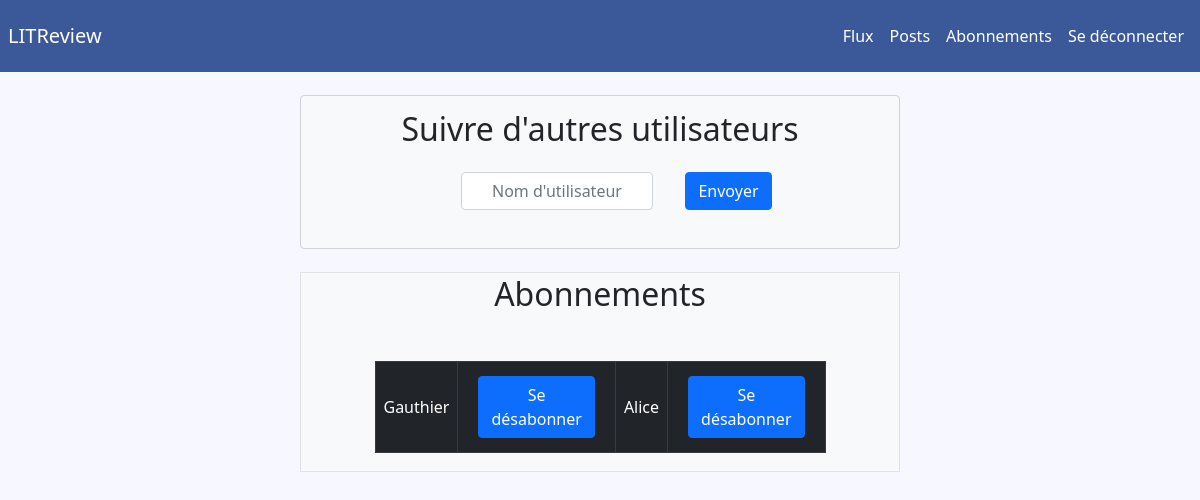
Before: /followers/ (signed in) with the older database file.
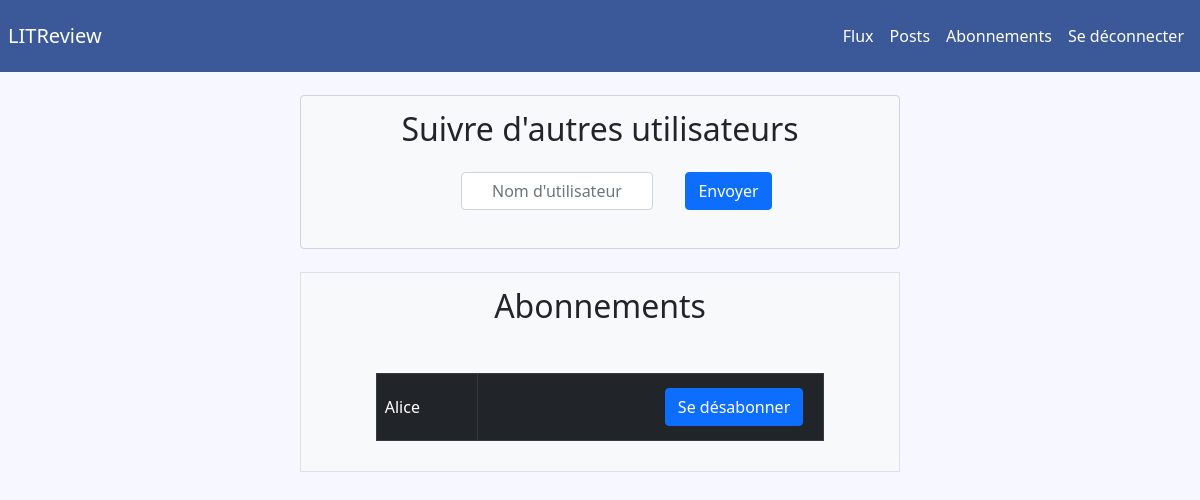
After: the same page with the newer database file.
### core/models.py (models this page shows)
class User(AbstractUser):
    username = models.CharField(max_length=50, unique=True)
    password = models.CharField(max_length=50, unique=False)
    USERNAME_FIELD = "username"

### following/views.py (the view, shortened to what this page needs)
# urls.py: path('followers/', login_required(following.views.FollowersPage.as_view()), name="followers"),
class FollowersPage(View):
    page = "followers.html"
    form = FollowersForm
    def get(self, request):
        form = self.form
        error = ''
        username = request.GET.get('unfollow')
        if username:
            error = unfollow_user(username)
        print(error)
        context = {
            "form": form,
            "error": error,
            "items": self.all(request.user.id),
            "followers": self.who_follow_me(request.user.id)
        }
        return render(request, self.page, context=context)
    @staticmethod
    def all(user_id):
        tab = []
        followers = Follower.objects.all().filter(user_id=user_id)
        for follower in followers:
            tab.append(User.objects.get(id=follower.followed_user_id).username)
        return tab
    @staticmethod
    def who_follow_me(user_id):
        tab = []
        followers = Follower.objects.all().filter(followed_user_id=user_id)
        for follower in followers:
            tab.append(User.objects.get(id=follower.user_id).username)
        return tab

### following/templates/followers.html
{% block header %}
    {% include 'navbar.html' %}
{% endblock header %}
{% block search_form %}
    {% include 'search_followers.html' %}
{% endblock search_form %}
{% block table_followers %}
    {% include 'table_followers.html' %}
{% endblock table_followers %}

### following/templates/table_followers.html
<div class="d-flex flex-column justify-content-center align-items-center w-50 h-25 m-auto bg-light border">
    <h2 class="text-center mb-5">Abonnements</h2>
    <table class="table table-bordered table-dark w-75">
        <tbody>
            <tr>
                {% for i in items %}
                    <td scope="row" class="text-start align-middle">{{ i }}</td>
                    <td scope="row" class="text-end">
                        <form action="{% url 'followers' %}" method="get" class="form-control bg-transparent border-0">
                            <button class="btn btn-primary" type="submit" name="unfollow" value="{{ i }}">Se désabonner</button>
                        </form>
                    </td>
                {% endfor %}
            </tr>
        </tbody>
    </table>
</div>

Changed rows visible on the page:
no longer on this page (row edited): User: items "Gauthier"
Other visible differences:
list line gone: "Se désabonner"
